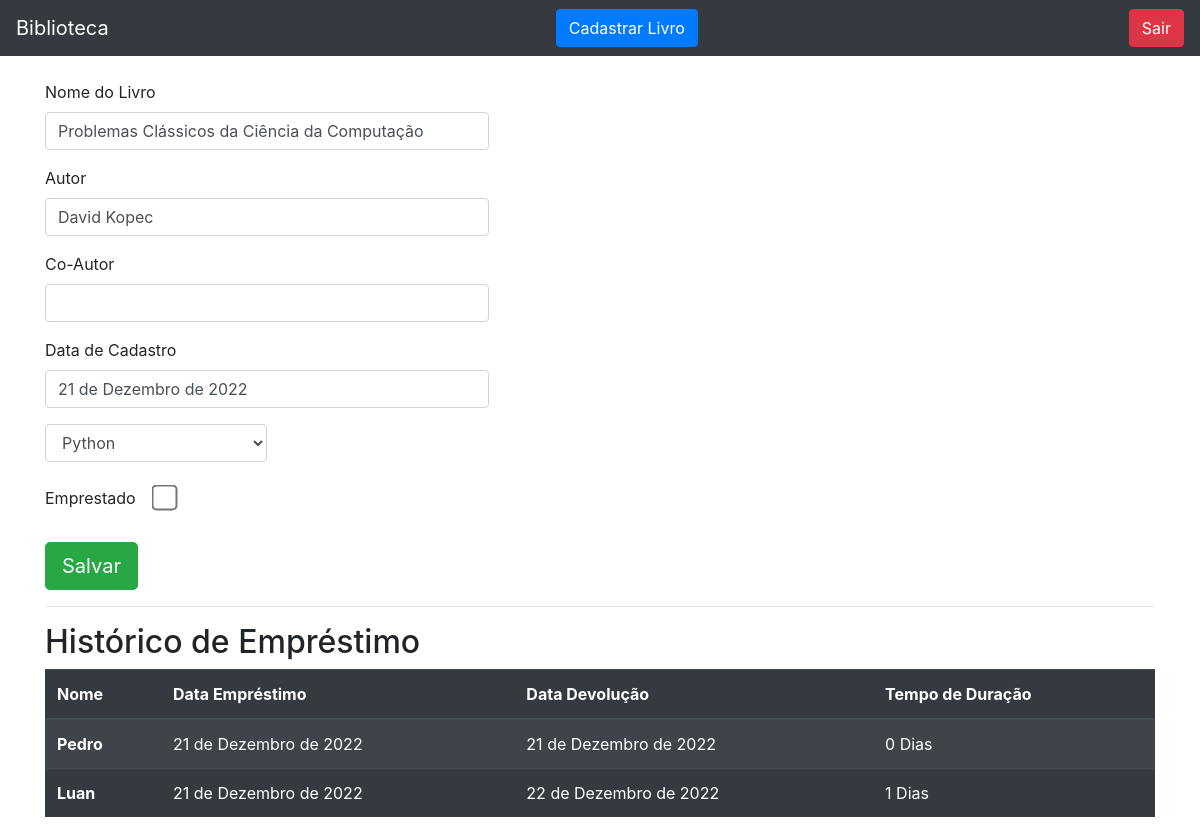
The app's page /livro/ver_livro/5 (signed in) with its own data.
### livro/models.py (models this page shows, shortened)
class Livros(models.Model):
    nome            = models.CharField(max_length = 100)
    autor           = models.CharField(max_length = 30)
    co_autor        = models.CharField(max_length = 30, blank = True) # blank = True torna não obrigatório o preenchimento do campo mas retorna string vazia
    data_cadastro   = models.DateField(default = date.today) # importa a data do dia automaticamente no campo
    emprestado      = models.BooleanField(default = False)
    categoria       = models.ForeignKey(Categoria, on_delete=models.DO_NOTHING) # se eu apagar a categoria não acontece nada com o livro
    usuario         = models.ForeignKey(Usuario, on_delete=models.DO_NOTHING)
    class Meta:
        verbose_name = 'Livro'

class Emprestimo(models.Model):
    nome_emprestado = models.ForeignKey(Usuario, on_delete=models.DO_NOTHING, blank = True, null = True)
    nome_emprestado_anonimo = models.CharField(max_length = 30, blank = True, null = True)
    data_emprestimo = models.DateField(blank = True, null = True) # necessita tambem do null para poder não ser um campo de preenchimento obrigatório
    data_devolucao  = models.DateField(blank = True, null = True) # necessita tambem do null para poder não ser um campo de preenchimento obrigatório
    livro = models.ForeignKey(Livros, on_delete = models.DO_NOTHING)

### livro/views.py (the view)
# urls.py: path('ver_livro/<int:id>', views.ver_livros, name = 'ver_livros'), # url dinâmica, traz a url de acordo com o id do livro selecionado
def ver_livros(request, id):
    if request.session.get('usuario'):
        livros = Livros.objects.get(id = id)#get pega o id que for igual ao id
        if request.session.get('usuario') == livros.usuario.id:
            categoria_livro = Categoria.objects.filter(usuario_id = request.session.get('usuario'))
            emprestimos = Emprestimo.objects.filter(livro = livros) # filter() vai filtra tudo independendo do usuario
            form = CadastroLivro()
            return render(request, 'ver_livro.html', {'livro': livros, 'categoria_livro': categoria_livro,
                                                      'emprestimos': emprestimos,
                                                      'usuario_logado': request.session.get('usuario'),
                                                      'form': form})
        else:
            return HttpResponse('Esse livro não é seu')
    return redirect('/auth/login/?status=2')

### livro/forms.py
class CadastroLivro(forms.ModelForm):
    class Meta:
        model = Livros
        fields = "__all__"

### livro/models.py (called while the page is built)
    def __str__(self):
        return self.nome

### livro/templatetags/filtros.py (called while the page is built)
@register.filter()
def mostra_duracao(value1, value2):
    return (value1 - value2).days

### usuarios/models.py (called while the page is built)
    def __str__(self) -> str:
        return self.nome

### livro/templates/ver_livro.html (shortened to what this page needs)
{%extends 'base.html'%}
{% load filtros %}
{% block 'conteudo' %}
<div class="container">
    <br>
    <form action="#" method="POST">
        <p>
            <label>Nome do Livro</label>
            <input style="width: 40%;" class="form-control" type="text" value="{{livro.nome}}">
        </p>
        <p>
            <label>Autor</label>
            <input style="width: 40%;" class="form-control" type="text" value="{{livro.autor}}">
        </p>
        <p>
            <label>Co-Autor</label>
            <input style="width: 40%;" class="form-control" type="text" value="{{livro.co_autor}}">
        </p>
        <p>
            <label>Data de Cadastro</label>
            <input style="width: 40%;" class="form-control" type="text" value="{{livro.data_cadastro}}">
        </p>
        <select style="width: 20%;" class="form-control" name="categoria">
            {% for i in categoria_livro %}
                {% if livro.categoria.nome == i.nome %}
                    <option selected>{{i}}</option>
                {%else%}
                <option>{{i}}</option>
                {%endif%}
            {%endfor%}
        </select>
        <br>
        <label>Emprestado &nbsp; &nbsp;</label>
        {% if livro.emprestado %}
            <input style="transform: scale(2.0);" checked type="checkbox" name="emprestado">
        {% else %}
            <input style="transform: scale(2.0);" type="checkbox" name="emprestado"    >
        {% endif %}
        <br>
        <br>
        <input type="submit" class="btn btn-success btn-lg" value="Salvar">
    </form>
    <hr>
    <h2>Histórico de Empréstimo</h2>
    <table class="table table-striped table-dark">
        <thead>
          <tr>
            <th scope="col">Nome</th>
            <th scope="col">Data Empréstimo</th>
            <th scope="col">Data Devolução</th>
            <th scope="col">Tempo de Duração</th>
          </tr>
        </thead>
        <tbody>
            {% for i in emprestimos %}
          <tr>
            {% if i.nome_emprestado_anonimo == None %}
                <th scope="row">{{i.nome_emprestado}}</th>
            {% else %}
                <th scope="row">{{i.nome_emprestado_anonimo}}</th>
            {% endif %}
            <td>{{i.data_emprestimo}}</td>
            <td>{{i.data_devolucao}}</td>
            <td> {{i.data_devolucao|mostra_duracao:i.data_emprestimo }} Dias</td>
          </tr>
          {%endfor%}
        </tbody>
      </table>
</div>
{% endblock %}

### records on screen
Livros: nome "Problemas Clássicos da Ciência da Computação", autor "David Kopec", data_cadastro "21 de Dezembro de 2022"
Emprestimo: nome_emprestado_anonimo "Pedro", data_emprestimo "21 de Dezembro de 2022", data_devolucao "21 de Dezembro de 2022", data_devolucao|mostra_duracao "0"
Emprestimo: nome_emprestado_anonimo "Luan", data_emprestimo "21 de Dezembro de 2022", data_devolucao "22 de Dezembro de 2022", data_devolucao|mostra_duracao "1"

### other values on screen
form field categoria "Python"
